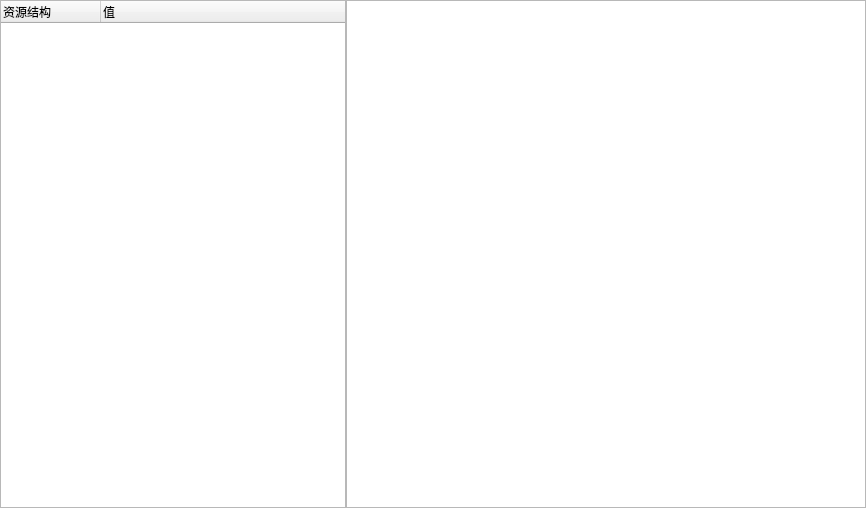
<?xml version="1.0" encoding="UTF-8"?>
<ui version="4.0">
 <class>MainWindow</class>
 <widget class="QMainWindow" name="MainWindow">
  <property name="geometry">
   <rect>
    <x>0</x>
    <y>0</y>
    <width>866</width>
    <height>508</height>
   </rect>
  </property>
  <property name="windowTitle">
   <string>MainWindow</string>
  </property>
  <widget class="QWidget" name="centralWidget">
   <layout class="QHBoxLayout" name="horizontalLayout" stretch="4,6">
    <property name="spacing">
     <number>0</number>
    </property>
    <property name="leftMargin">
     <number>0</number>
    </property>
    <property name="topMargin">
     <number>0</number>
    </property>
    <property name="rightMargin">
     <number>0</number>
    </property>
    <property name="bottomMargin">
     <number>0</number>
    </property>
    <item>
     <widget class="QTreeWidget" name="treeWidget">
      <property name="styleSheet">
       <string notr="true">font: 9pt &quot;Consolas&quot;;</string>
      </property>
      <column>
       <property name="text">
        <string>资源结构</string>
       </property>
      </column>
      <column>
       <property name="text">
        <string>值</string>
       </property>
      </column>
     </widget>
    </item>
    <item>
     <widget class="QTextEdit" name="textEdit">
      <property name="styleSheet">
       <string notr="true">font: 11pt &quot;Consolas&quot;;</string>
      </property>
     </widget>
    </item>
   </layout>
  </widget>
 </widget>
 <layoutdefault spacing="6" margin="11"/>
 <resources/>
 <connections/>
</ui>
